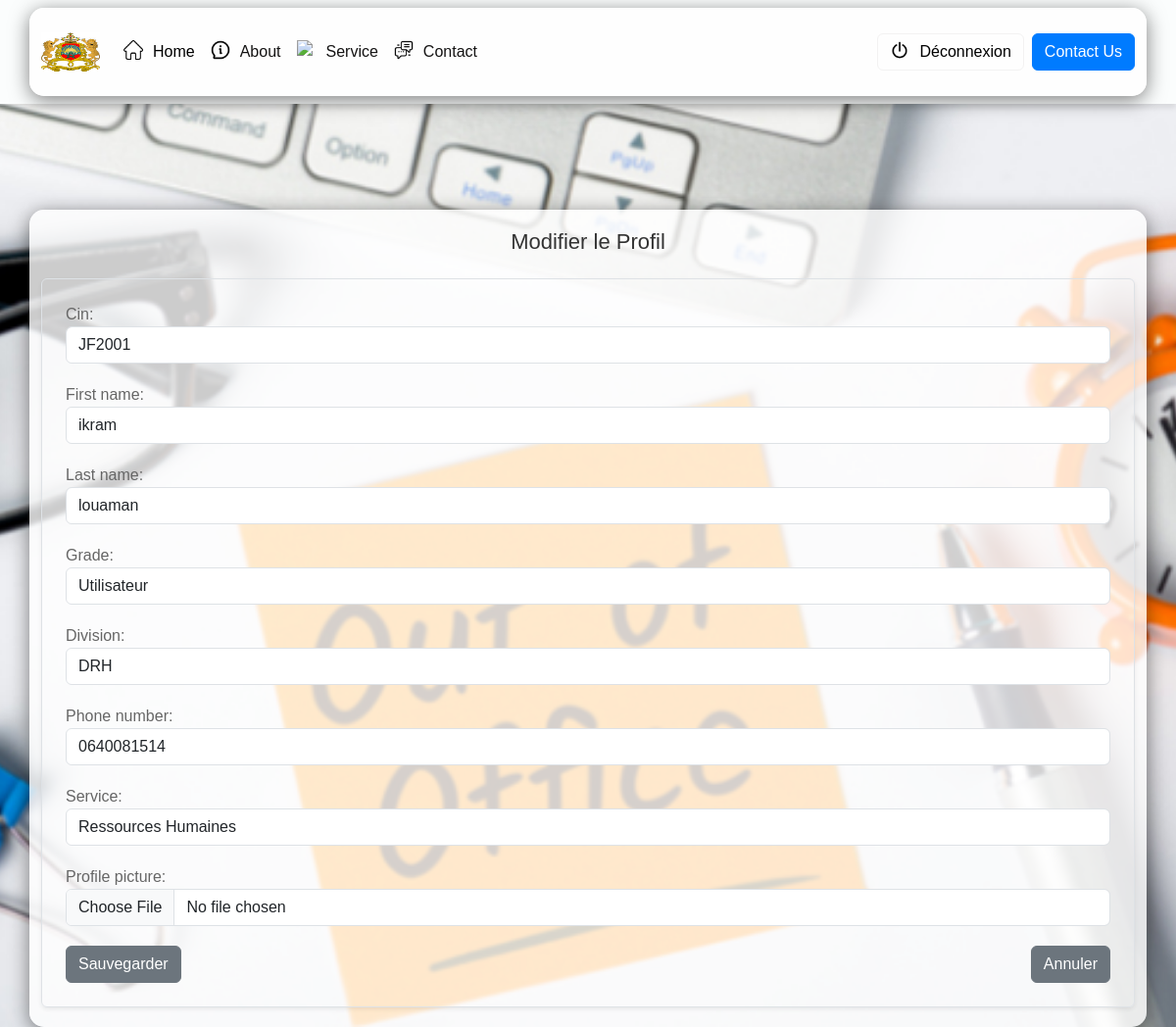
/edit-profile/ (signed in), run on the app's committed database.
### core/models.py (models this page shows, shortened)
class UserProfile(models.Model):
    user = models.OneToOneField(settings.AUTH_USER_MODEL, on_delete=models.CASCADE)
    ppr = models.CharField(max_length=20, blank=True, null=True)
    cin = models.CharField(max_length=20, blank=True, null=True)
    first_name = models.CharField(max_length=100, blank=True, null=True)
    last_name = models.CharField(max_length=100, blank=True, null=True)
    grade = models.CharField(max_length=100, blank=True, null=True)
    division = models.CharField(max_length=100, blank=True, null=True)
    phone_number = models.CharField(max_length=15, blank=True, null=True)
    service = models.CharField(max_length=100, blank=True, null=True)
    annual_leave_days = models.IntegerField(default=0)
    exceptional_leave_days = models.IntegerField(default=0)
    profile_picture = models.ImageField(upload_to='profile_pictures/', blank=True, null=True)  # Add this if missing

### core/views.py (the view)
# urls.py: path('edit-profile/', views.edit_profile, name='edit_profile'),
@login_required
def edit_profile(request):
    user_profile, created = UserProfile.objects.get_or_create(user=request.user)
    if request.method == 'POST':
        form = UserProfileForm(request.POST, request.FILES, instance=user_profile)
        if form.is_valid():
            form.save()
            messages.success(request, 'Votre profil a été mis à jour avec succès.')
            return redirect('view_profile')  # Redirige vers la page de profil après sauvegarde
    else:
        form = UserProfileForm(instance=user_profile)
    return render(request, 'core/edit_profile.html', {'form': form})

### core/forms.py
class UserProfileForm(forms.ModelForm):
    class Meta:
        model = UserProfile
        fields = ['cin', 'first_name', 'last_name', 'grade', 'division', 'phone_number', 'service', 'profile_picture']
        widgets = {
            'cin': forms.TextInput(attrs={'class': 'form-control'}),
            'first_name': forms.TextInput(attrs={'class': 'form-control'}),
            'last_name': forms.TextInput(attrs={'class': 'form-control'}),
            'grade': forms.TextInput(attrs={'class': 'form-control'}),
            'division': forms.TextInput(attrs={'class': 'form-control'}),
            'phone_number': forms.TextInput(attrs={'class': 'form-control'}),
            'service': forms.TextInput(attrs={'class': 'form-control'}),
            'profile_picture': forms.FileInput(attrs={'class': 'form-control'}),
}

### templates/core/edit_profile.html (shortened to what this page needs)
{% extends 'main.html' %}
{% block content %}
<div class="container mt-5">
    <h1 class="mb-4 text-center">Modifier le Profil</h1>
    <form method="POST" enctype="multipart/form-data" class="border p-4 rounded shadow-sm">
        <div class="form-group">
            {{ form.as_p }}
        </div>
        <div class="d-flex justify-content-between">
            <button type="submit" class="btn btn-secondary">Sauvegarder</button>
            <a href="{% url 'accueil' %}" class="btn btn-secondary">Annuler</a>
        </div>
    </form>
</div>
{% endblock %}

### static/css/styles.css (style rules this page uses)
body { font-family: 'Helvetica Neue', Arial, sans-serif; background: url("http://127.0.0.1:8000/static/images/photo12.png") no-repeat center center fixed; background-size: cover; color: #343a40; margin: 0; padding: 0; height: 20vh; }
.container { background-color: rgba(255, 255, 255, 0.8); padding: 20px; border-radius: 15px; box-shadow: 0 4px 20px rgba(0, 0, 0, 0.5); }
.btn-secondary { background-color: #2d2b2b; color: #fff; border: none; border-radius: 50px; padding: 10px 20px; font-size: 16px; transition: background-color 0.3s; }

### templates/base/Navbar.html (style rules this page uses)
body { display: flex; flex-direction: column; min-height: 80vh; font-family: Arial, sans-serif; margin: 0; padding: 0; background-color: #f5f5f5; }
h1 { color: #333; margin-bottom: 20px; font-size: 22px; }
p { color: #666; margin-bottom: 20px; font-size: 16px; }

### data on the page
UserProfile: cin "JF2001", first_name "ikram", last_name "louaman", grade "Utilisateur", division "DRH", phone_number "0640081514", service "Ressources Humaines"
